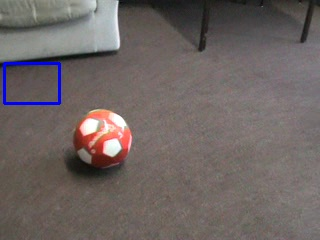
#> input picture src/q.jpg, 320 x 240 px; its folder holds only this picture in this run
$ python -i meanshift_particle.py   (imports and definitions only)
#> lines starting #> are read from the running program, lines starting #| are printed output that depends on the picture
import config
import learner
import particle
import haar_features as haar
import numpy as np
import utils
from utils import measureTime
import cv2
import particle_utils

class MeanshiftParticleAlgorithm:
    def __init__(self):
        self.kernelSize = 3
        self.kernelSigma = 2
        self.scale = 1
        self.kernelChanged = False
        pass

    @property
    def particles(self):
        return self.pf.particles

    @property
    def target(self):
        return self.pf.target

    def start(self, image, target):
        # Initialize particles
        self.iterations = 0
        self.roi = target
        self.initial = image
        self.image = image
        self.valid = True
        self.setup()
        self.pf = particle.ParticleFilter(
            target, 10, image.shape[:2], 0)

    def setup(self):
        image = self.initial
        roi = self.roi
        image = cv2.GaussianBlur(image, (self.kernelSize, self.kernelSize), self.kernelSigma)
        hsv =  cv2.cvtColor(image, cv2.COLOR_BGR2HSV)
        targetFrame = utils.cropImage(hsv, roi)
        mask = cv2.inRange(targetFrame, np.array((0., 60.,32.)), np.array((180.,255.,255.)))
        roi_hist = cv2.calcHist([targetFrame], [0], mask, [180], [0,180])
        self.roi_hist = roi_hist

    def calculateHist(self, hsv, particle):
        hist = cv2.calcBackProject(
            [hsv], [0], self.roi_hist, [0, 180], 1)
        return hist


    def next(self, image):
        self.image = image
        self.pf.updateParticles()

        if self.kernelChanged:
            self.setup()

        term_crit = ( cv2.TERM_CRITERIA_EPS | cv2.TERM_CRITERIA_COUNT, 8, 1 )


        image = cv2.GaussianBlur(image, (self.kernelSize, self.kernelSize), self.kernelSigma)
        hsv = cv2.cvtColor(image, cv2.COLOR_BGR2HSV)
        dst = cv2.calcBackProject(
            [hsv], [0], self.roi_hist, [0, 180], 1)

        scores = []
        for particle in self.particles:
            x1, x2, x3, x4 = particle[:4].astype(np.int32)
            ret, track_window = cv2.meanShift(dst, (x1, x2, x3, x4), term_crit)
            particle[:2] = track_window[:2]
            track_window = particle[:4]

            f = utils.cropImage(hsv, track_window)
            mask = cv2.inRange(f, np.array((0., 60.,32.)), np.array((180.,255.,255.)))
            hist = cv2.calcHist([f], [0], mask, [180], [0,180])

            score = cv2.compareHist(hist.astype(np.float32), self.roi_hist.astype(np.float32), 3)
            scores.append(score)


        self.pf.updateWeights(1 - np.array(scores))
        self.best = self.target[:4].astype(np.int32)
        self.dst = dst
        #print  max(scores), self.best[2:]

        self.iterations += 1


# [39 lines not run here, left out]

>>> import cv2
>>> picture = cv2.imread('q.jpg', cv2.IMREAD_GRAYSCALE)
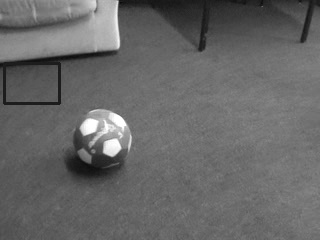
#> picture: shape (240, 320); min 10, max 255, mean 103.4
#> (the run stopped early here; a loop or call above may not have finished)

$ run again, on src/ÿ.jpg
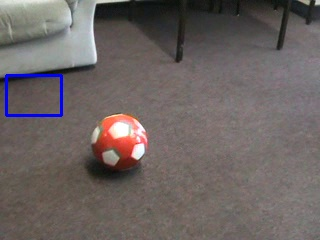
#> input picture src/ÿ.jpg, 320 x 240 px
#> `picture = cv2.imread('q.jpg', cv2.IMREAD_GRAYSCALE)`:
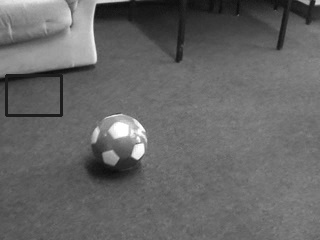
#> picture: shape (240, 320); min 10, max 255, mean 102.3
